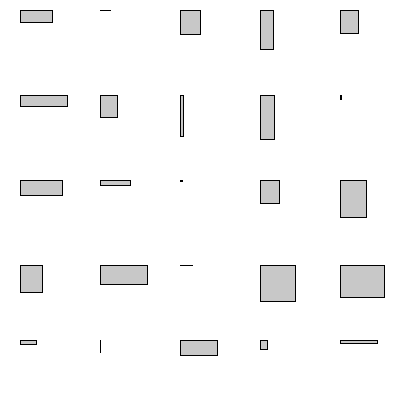
Frame 1 (no input)
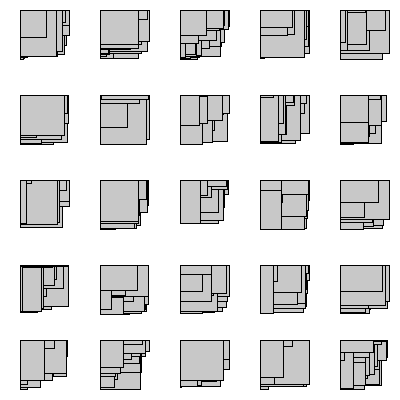
Frame 60 (the mouse pressed at the canvas centre just before this capture)
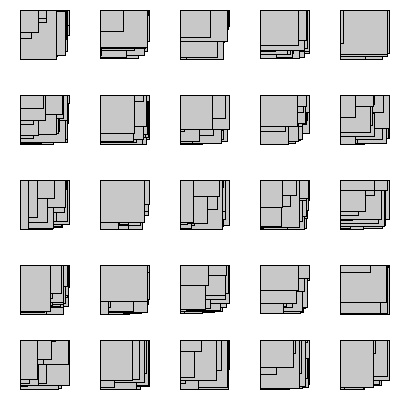
Frame 120 (the mouse held since frame 60 and released just before this capture)

The Processing sketch that drew these frames (run headless with seeded random() and noise(); from frame 60 on, the mouse is pressed at the canvas centre):

// Processing sketch: processing_13807
// ── processing_13807.pde




void setup(){           
background(255,255,255);
size(400,400); 
}
void draw(){
for (int a = 10%100; a < 400; a = a+80){

stroke(0,0,0);
fill(200,200,200);
rect(a+10,10,random(50),random(50));
rect(a+10,95,random(50),random(50));
rect(a+10,180,random(50),random(50));
rect(a+10,265,random(50),random(50));
rect(a+10,340,random(50),random(50));
}


}

                
